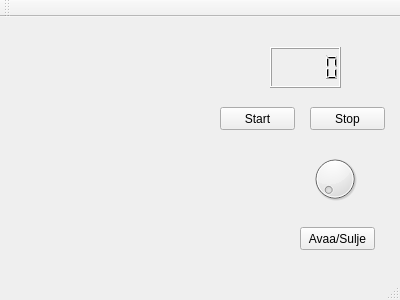
<?xml version="1.0" encoding="UTF-8"?>
<ui version="4.0">
 <class>MainWindow</class>
 <widget class="QMainWindow" name="MainWindow">
  <property name="geometry">
   <rect>
    <x>0</x>
    <y>0</y>
    <width>400</width>
    <height>300</height>
   </rect>
  </property>
  <property name="windowTitle">
   <string>MainWindow</string>
  </property>
  <widget class="QWidget" name="centralWidget">
   <widget class="QPushButton" name="pushButton">
    <property name="geometry">
     <rect>
      <x>220</x>
      <y>90</y>
      <width>75</width>
      <height>23</height>
     </rect>
    </property>
    <property name="text">
     <string>Start</string>
    </property>
   </widget>
   <widget class="QPushButton" name="pushButton_2">
    <property name="geometry">
     <rect>
      <x>310</x>
      <y>90</y>
      <width>75</width>
      <height>23</height>
     </rect>
    </property>
    <property name="text">
     <string>Stop</string>
    </property>
   </widget>
   <widget class="QLCDNumber" name="lcdNumber">
    <property name="geometry">
     <rect>
      <x>270</x>
      <y>30</y>
      <width>71</width>
      <height>41</height>
     </rect>
    </property>
   </widget>
   <widget class="QPushButton" name="pushButton_3">
    <property name="geometry">
     <rect>
      <x>300</x>
      <y>210</y>
      <width>75</width>
      <height>23</height>
     </rect>
    </property>
    <property name="text">
     <string>Avaa/Sulje</string>
    </property>
   </widget>
   <widget class="QDial" name="dial">
    <property name="geometry">
     <rect>
      <x>310</x>
      <y>130</y>
      <width>50</width>
      <height>64</height>
     </rect>
    </property>
   </widget>
  </widget>
  <widget class="QMenuBar" name="menuBar">
   <property name="geometry">
    <rect>
     <x>0</x>
     <y>0</y>
     <width>400</width>
     <height>21</height>
    </rect>
   </property>
  </widget>
  <widget class="QToolBar" name="mainToolBar">
   <attribute name="toolBarArea">
    <enum>TopToolBarArea</enum>
   </attribute>
   <attribute name="toolBarBreak">
    <bool>false</bool>
   </attribute>
  </widget>
  <widget class="QStatusBar" name="statusBar"/>
 </widget>
 <layoutdefault spacing="6" margin="11"/>
 <resources/>
 <connections/>
</ui>
